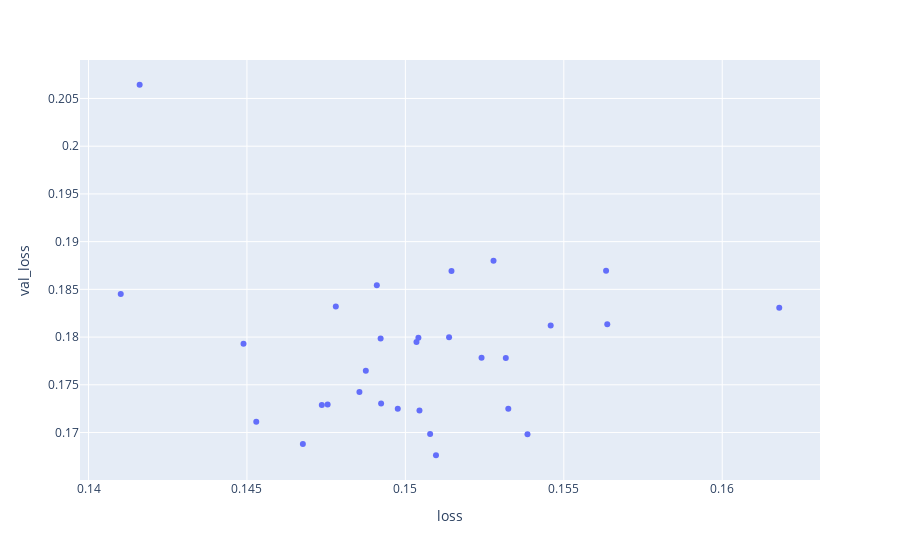

This figure's notebook cell:
### Code cell
px.scatter(final, x='loss', y='val_loss')

### Figure 1 — Plotly figure (JSON) as saved in the notebook; plotly's stock layout.template omitted (floating-point values rounded to 4 significant figures)
{"data": [{"hovertemplate": "loss=%{x}<br>val_loss=%{y}<extra></extra>", "legendgroup": "", "marker": {"color": "#636efa", "symbol": "circle"}, "mode": "markers", "name": "", "orientation": "v", "showlegend": false, "type": "scatter", "x": [0.151, 0.1468, 0.1539, 0.1508, 0.1453, 0.1504, 0.1498, 0.1532, 0.1474, 0.1475, 0.1492, 0.1486, 0.1488, 0.1532, 0.1524, 0.1449, 0.1504, 0.1492, 0.1504, 0.1514, 0.1546, 0.1564, 0.1618, 0.1478, 0.141, 0.1491, 0.1515, 0.1563, 0.1528, 0.1416], "xaxis": "x", "y": [0.1676, 0.1688, 0.1698, 0.1699, 0.1711, 0.1723, 0.1725, 0.1725, 0.1729, 0.1729, 0.1731, 0.1742, 0.1765, 0.1778, 0.1778, 0.1793, 0.1795, 0.1799, 0.1799, 0.18, 0.1812, 0.1813, 0.1831, 0.1832, 0.1845, 0.1854, 0.1869, 0.1869, 0.188, 0.2064], "yaxis": "y"}], "layout": {"legend": {"tracegroupgap": 0}, "margin": {"t": 60}, "xaxis": {"anchor": "y", "domain": [0, 1], "title": {"text": "loss"}}, "yaxis": {"anchor": "x", "domain": [0, 1], "title": {"text": "val_loss"}}}}
